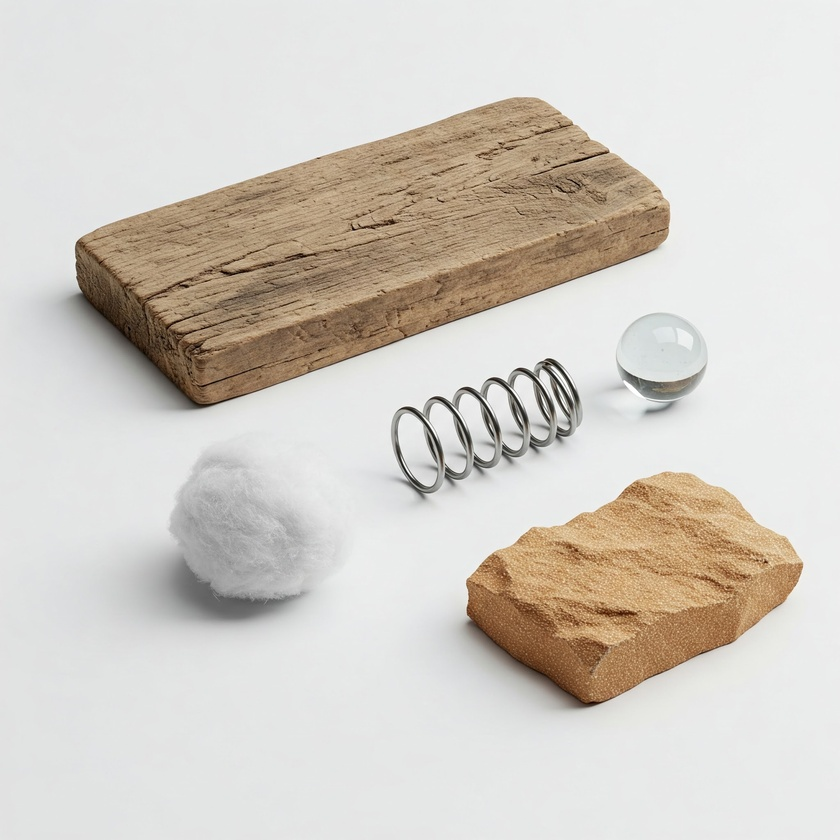
#> input picture week4_thresholding_and_morphology/sample_images/foto1.jpeg, 840 x 840 px, shrunk from 2048 x 2048 before the run
$ python morphological_operations_example.py
#> lines starting #> are read from the running program, lines starting #| are printed output that depends on the picture; after the words box and inside, x2 and y2 are one past the last pixel; in counts of white or black regions, pixels touching at a corner belong together
import cv2  # OpenCV for image loading and morphological operations
import numpy as np
import matplotlib.pyplot as plt

# Path to your image file.
IMAGE_PATH = "sample_images/foto1.jpeg"  # Or choose another image

try:
    # Load the image in grayscale
    gray_image = cv2.imread(IMAGE_PATH, 0)
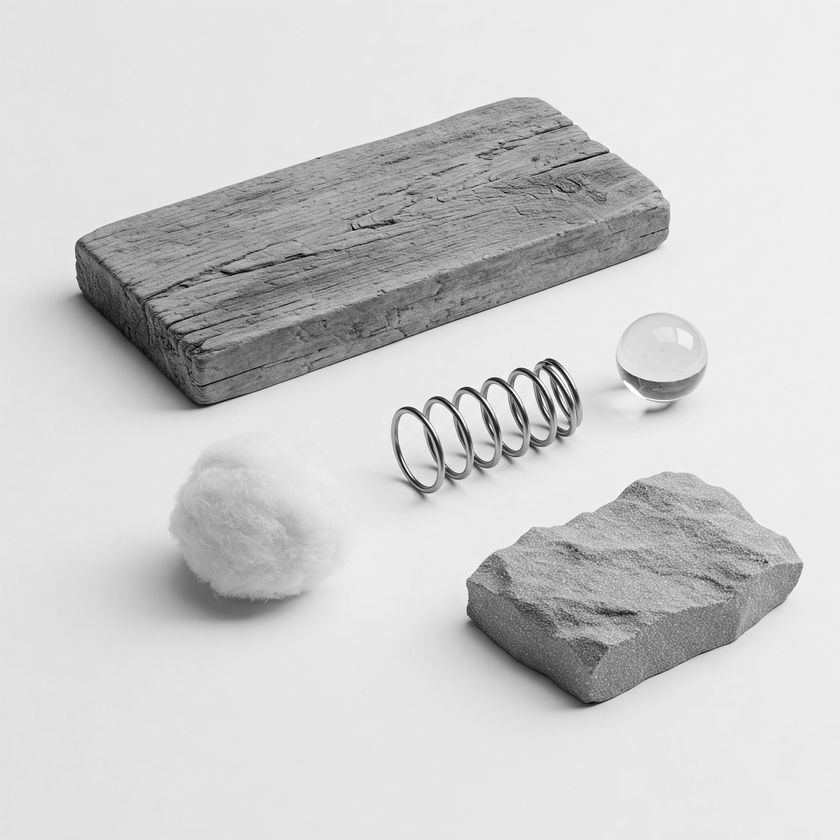
#> gray_image: shape (840, 840); min 0, max 255, mean 206

    if gray_image is None:
        raise FileNotFoundError(f"Image at path '{IMAGE_PATH}' not found or could not be opened.")

    # --- Binarize the image using Otsu's thresholding to get a binary image ---
    # Morphological operations are often applied to binary images.
    ret_otsu, binary_image = cv2.threshold(gray_image, 0, 255, cv2.THRESH_BINARY + cv2.THRESH_OTSU)
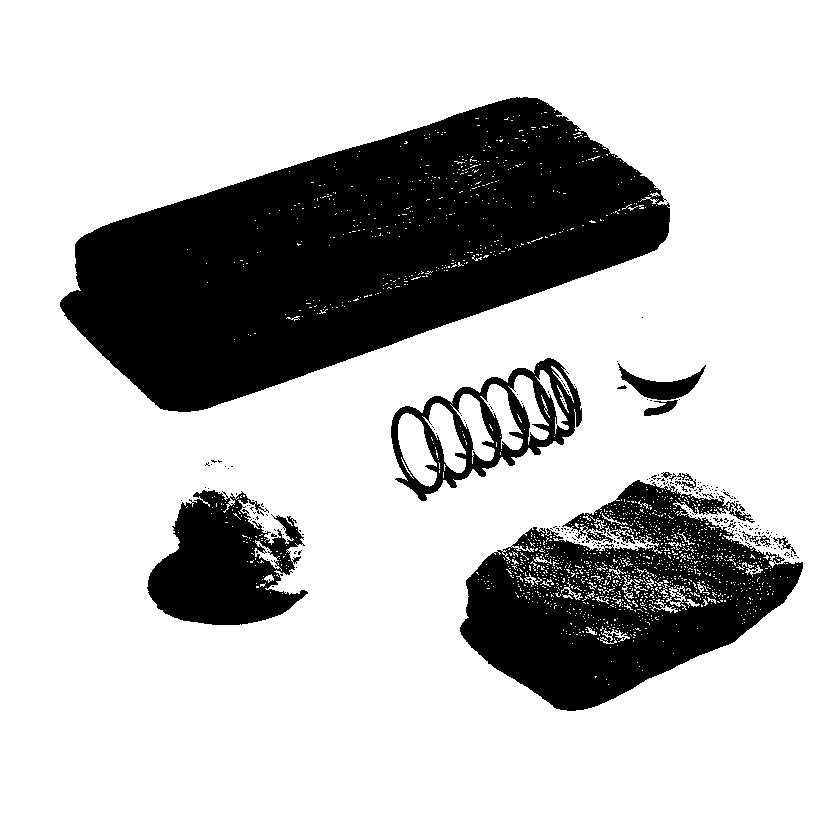
#> binary_image: shape (840, 840); 75.5% white; 230 black regions (216 under 20 px), largest, box (x1, y1, x2, y2) and area: (60, 97, 670, 412) 106813, (460, 480, 803, 711) 41726, (147, 490, 308, 625) 13748
#> ret_otsu = 182
    print(f"Binarized the image using Otsu's threshold: {ret_otsu}")
#| Binarized the image using Otsu's threshold: 182.0

    # --- Define a structuring element (kernel) ---
    # This kernel defines the neighborhood for the morphological operation.
    # A 5x5 square kernel is common. You can experiment with other shapes and sizes.
    # cv2.getStructuringElement(shape, ksize)
    # Shapes: cv2.MORPH_RECT, cv2.MORPH_ELLIPSE, cv2.MORPH_CROSS
    kernel_size = 5
    kernel = cv2.getStructuringElement(cv2.MORPH_RECT, (kernel_size, kernel_size))
    # For some operations like Dilation/Erosion, a simple NumPy array can also be used:
    # kernel_np = np.ones((5,5), np.uint8)

    # --- Apply Morphological Operations ---

    # 1. Erosion
    # Erodes away the boundaries of foreground objects.
    # Useful for removing small white noises or disconnecting two connected objects.
    eroded_image = cv2.erode(binary_image, kernel, iterations=1)
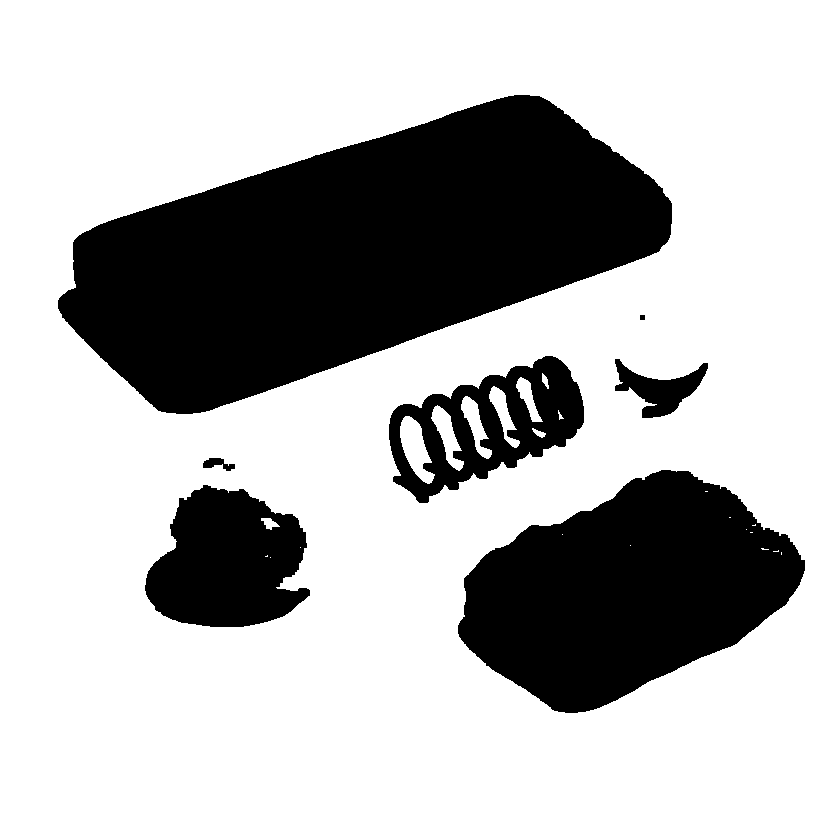
#> eroded_image: shape (840, 840); 72% white; 7 black regions, largest, box (x1, y1, x2, y2) and area: (58, 95, 672, 414) 111693, (458, 470, 805, 713) 53354, (145, 485, 310, 627) 16853

    # 2. Dilation
    # Expands the boundaries of foreground objects.
    # Useful for filling small holes within objects or connecting disjoint objects.
    dilated_image = cv2.dilate(binary_image, kernel, iterations=1)
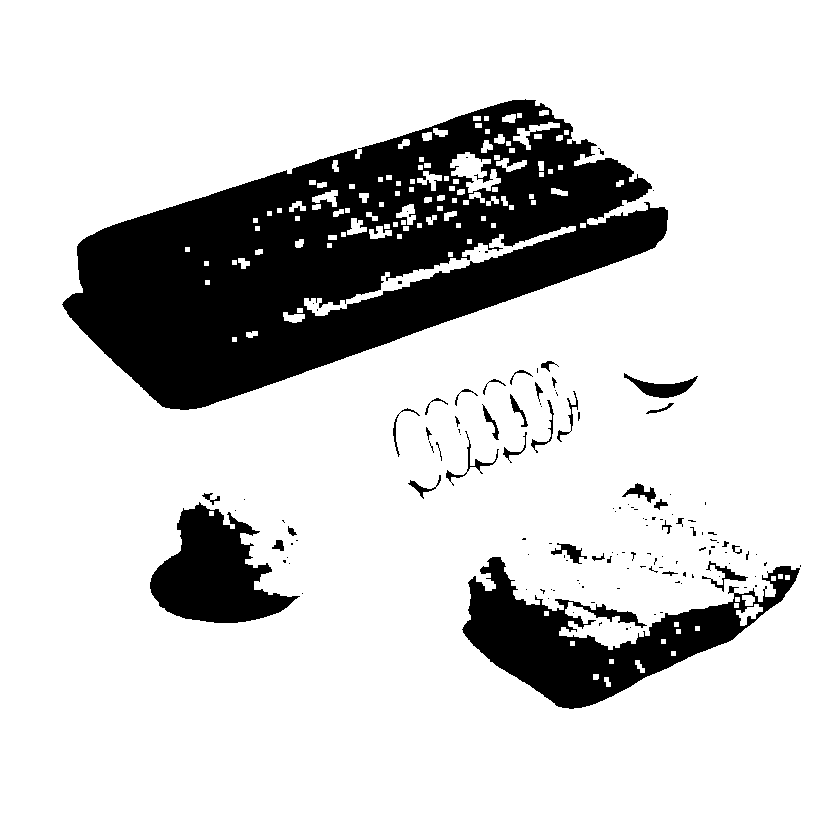
#> dilated_image: shape (840, 840); 82.1% white; 134 black regions (96 under 20 px), largest, box (x1, y1, x2, y2) and area: (62, 99, 668, 410) 93317, (462, 557, 800, 709) 18709, (150, 502, 300, 623) 9930

    # 3. Opening
    # An erosion followed by a dilation.
    # Useful for removing small objects (salt noise) while preserving the shape and size of larger objects.
    opened_image = cv2.morphologyEx(binary_image, cv2.MORPH_OPEN, kernel, iterations=1)
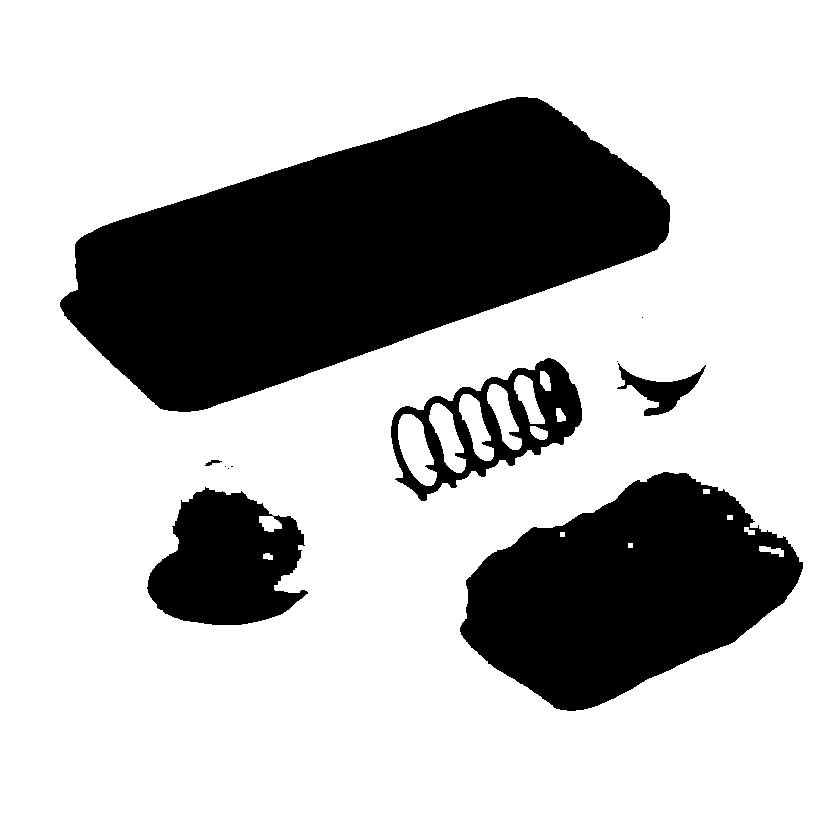
#> opened_image: shape (840, 840); 73.9% white; 11 black regions (5 under 20 px), largest, box (x1, y1, x2, y2) and area: (60, 97, 670, 412) 107961, (460, 472, 803, 711) 50637, (147, 487, 308, 625) 15225, (391, 358, 582, 501) 8904, (617, 363, 706, 416) 1637, (205, 460, 222, 466) 48

    # 4. Closing
    # A dilation followed by an erosion.
    # Useful for closing small holes inside foreground objects or small black points on the object.
    closed_image = cv2.morphologyEx(binary_image, cv2.MORPH_CLOSE, kernel, iterations=1)
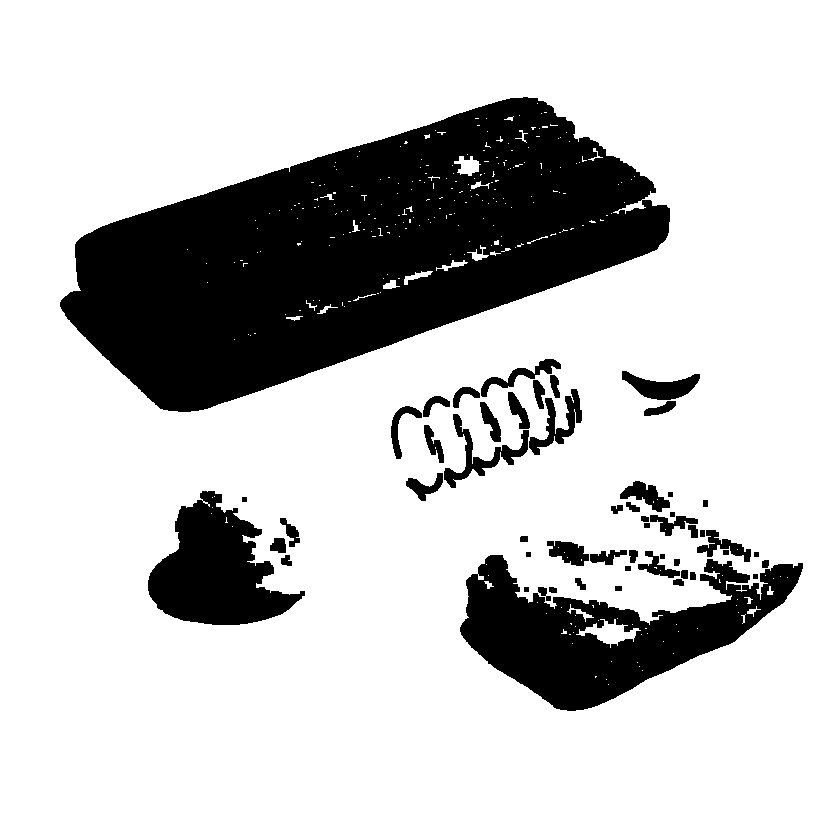
#> closed_image: shape (840, 840); 78.1% white; 54 black regions, largest, box (x1, y1, x2, y2) and area: (60, 97, 670, 412) 105424, (460, 555, 803, 711) 24403, (148, 491, 305, 625) 11730

    # (Optional) Other operations like Gradient, Top Hat, Black Hat can also be explored
    # morphological_gradient = cv2.morphologyEx(binary_image, cv2.MORPH_GRADIENT, kernel)
    # tophat_image = cv2.morphologyEx(binary_image, cv2.MORPH_TOPHAT, kernel)
    # blackhat_image = cv2.morphologyEx(binary_image, cv2.MORPH_BLACKHAT, kernel)

    print(f"Applied morphological operations to the binarized version of '{IMAGE_PATH}'.")

    # --- Display results using Matplotlib ---
    titles = [
        'Original Grayscale', 'Binarized (Otsu)',
        f'Eroded (Kernel {kernel_size}x{kernel_size})', f'Dilated (Kernel {kernel_size}x{kernel_size})',
        f'Opened (Kernel {kernel_size}x{kernel_size})', f'Closed (Kernel {kernel_size}x{kernel_size})'
    ]
    images_to_display = [
        gray_image, binary_image,
        eroded_image, dilated_image,
        opened_image, closed_image
    ]

    plt.figure(figsize=(15, 10))  # Adjust figure size

    for i in range(len(images_to_display)):
        plt.subplot(2, 3, i + 1)  # Arrange in 2 rows, 3 columns
        plt.imshow(images_to_display[i], cmap='gray')
        plt.title(titles[i])
        plt.axis('off')
#> this loop made 6 passes

    # If you add more operations like gradient, tophat, blackhat, adjust subplot layout
    # e.g., plt.figure(figsize=(15,15)) and plt.subplot(3,3, i+1)

    plt.tight_layout()
    plt.show()

except FileNotFoundError as fnf_error:
    print(fnf_error)
except Exception as e:
    import traceback

    print(f"An unexpected error occurred: {e}")
    traceback.print_exc()

$ run again, with week4_thresholding_and_morphology/sample_images/foto2.jpeg copied over week4_thresholding_and_morphology/sample_images/foto1.jpeg
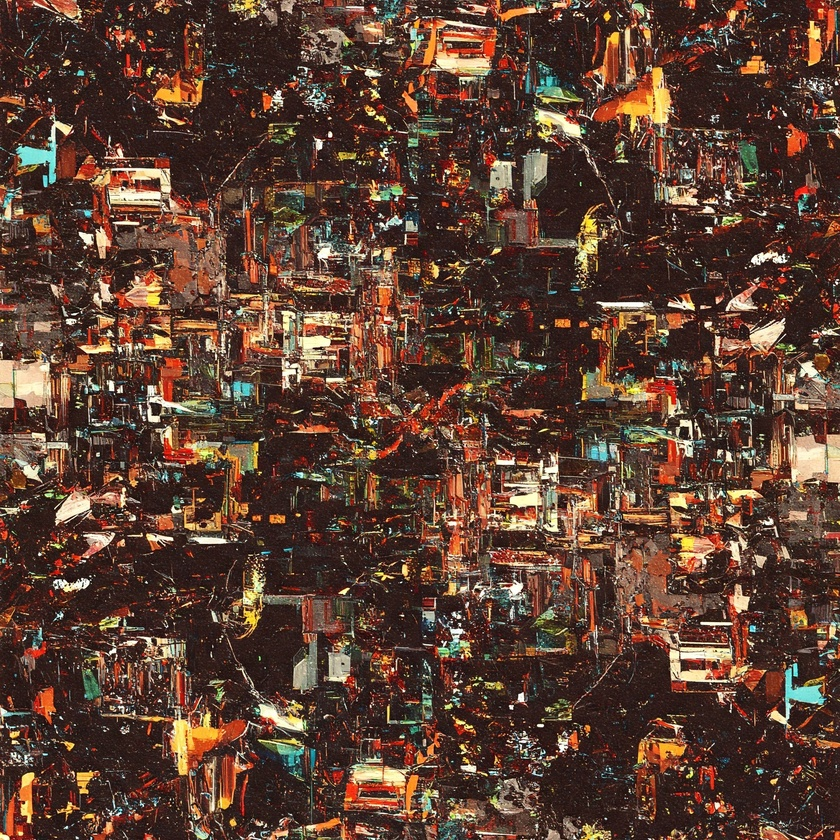
#> input picture week4_thresholding_and_morphology/sample_images/foto2.jpeg, 840 x 840 px, shrunk from 2048 x 2048 before the run
#> `ret_otsu, binary_image = cv2.threshold(gray_image, 0, 255, cv2.THRESH_..`:
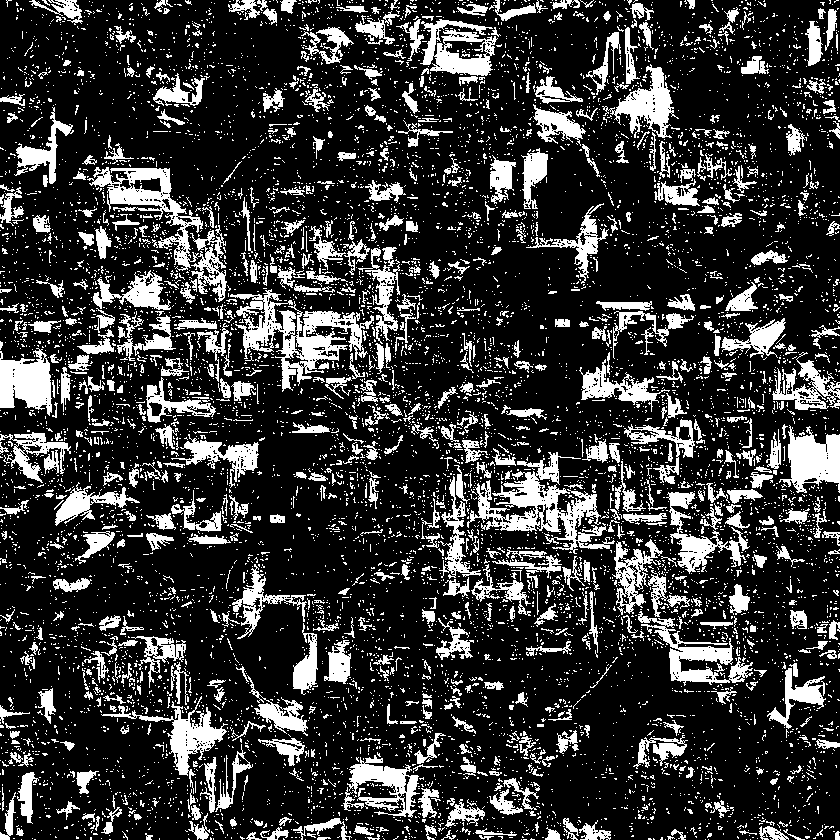
#> binary_image: shape (840, 840); 21.2% white; 9360 white regions (8584 under 20 px), largest, box (x1, y1, x2, y2) and area: (230, 289, 374, 392) 4689, (467, 452, 615, 554) 4682, (87, 167, 203, 271) 3087
#> ret_otsu = 105
#| Binarized the image using Otsu's threshold: 105.0
#> eroded_image: shape (840, 840); 2.8% white; 453 white regions (311 under 20 px), largest, box (x1, y1, x2, y2) and area: (790, 437, 840, 483) 1650, (0, 362, 49, 406) 1648, (172, 716, 220, 773) 716
#> dilated_image: shape (840, 840); 63.4% white; 1091 black regions (776 under 20 px), largest, box (x1, y1, x2, y2) and area: (0, 368, 445, 840) 45950, (382, 59, 792, 461) 45906, (434, 501, 840, 840) 41218
#> opened_image: shape (840, 840); 7.3% white; 375 white regions (1 under 20 px), largest, box (x1, y1, x2, y2) and area: (788, 435, 840, 485) 2154, (0, 360, 51, 408) 2108, (617, 68, 671, 129) 1519
#> `closed_image = cv2.morphologyEx(binary_image, cv2.MORPH_CLOSE, kernel,..`:
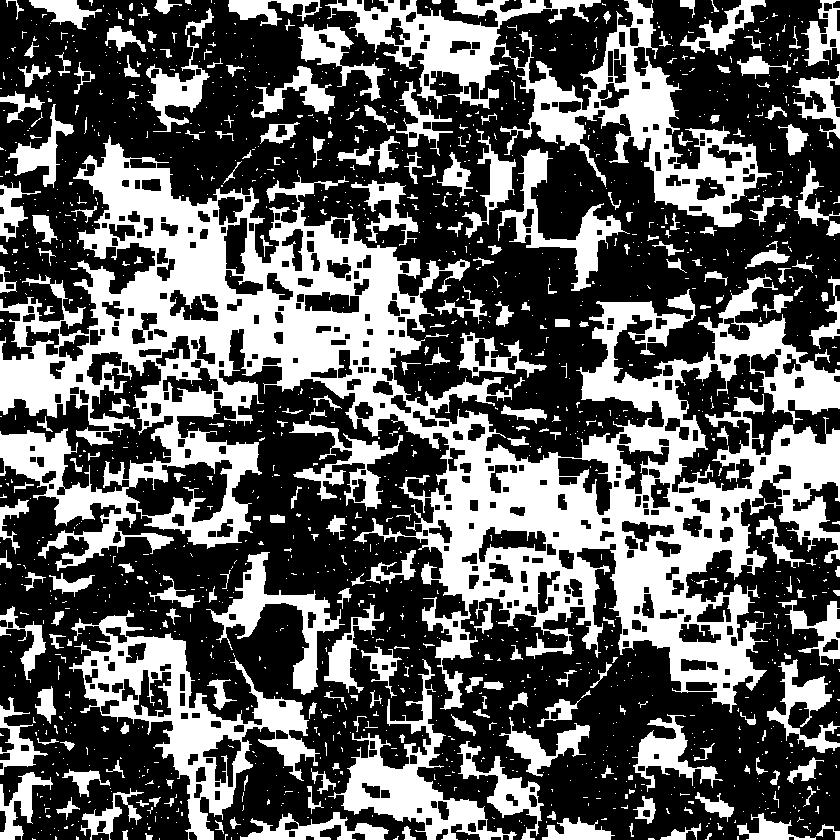
#> closed_image: shape (840, 840); 36.6% white; 1589 white regions (1312 under 20 px), largest, box (x1, y1, x2, y2) and area: (0, 135, 840, 713) 134367, (325, 0, 772, 227) 23324, (69, 610, 320, 840) 14133
#> the loop `for i in range(len(images_to_display)):` made 6 passes
